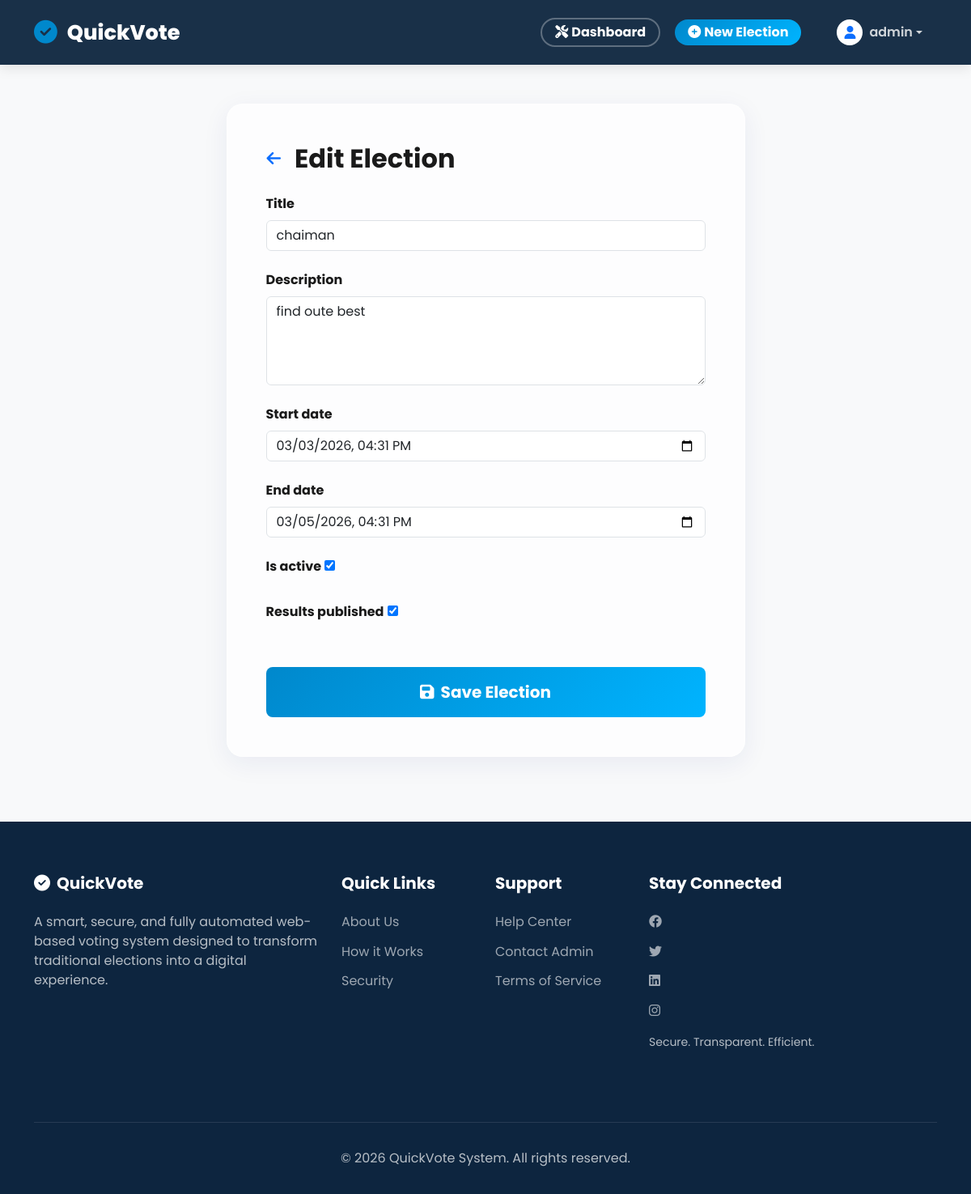
The app's page /election/1/edit/ (signed in), older data.
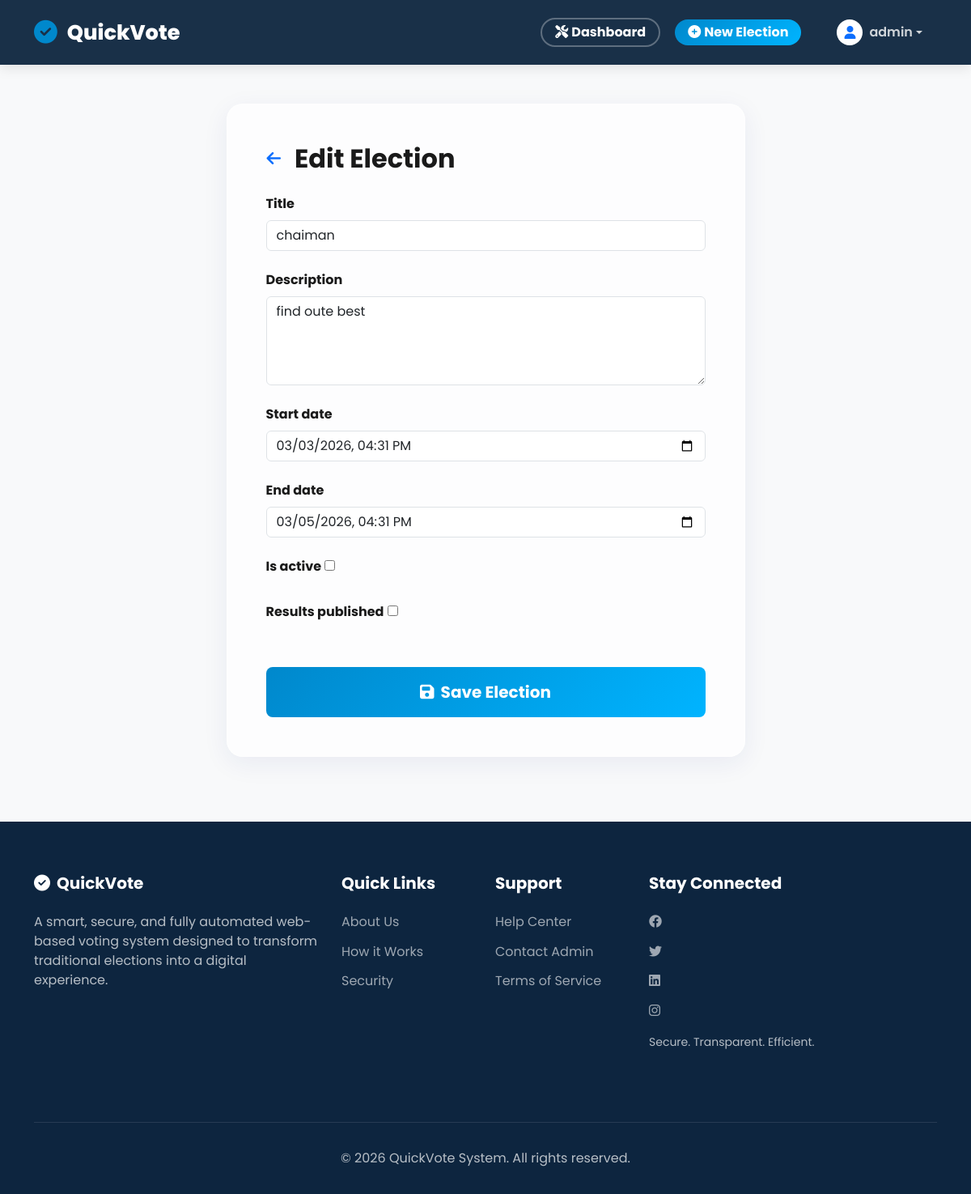
The same page, newer data.
### election/models.py (models this page shows, shortened)
class Election(models.Model):
    title = models.CharField(max_length=200)
    description = models.TextField(blank=True)
    start_date = models.DateTimeField()
    end_date = models.DateTimeField()
    is_active = models.BooleanField(default=True)
    results_published = models.BooleanField(default=False)

### election/views.py (the view)
# urls.py: path('election/<int:election_id>/edit/', views.edit_election, name='edit_election'),
@login_required
@user_passes_test(lambda u: u.role == User.Role.ADMIN)
def edit_election(request, election_id):
    election = get_object_or_404(Election, pk=election_id)
    if request.method == 'POST':
        form = ElectionForm(request.POST, instance=election)
        if form.is_valid():
            form.save()
            messages.success(request, "Election updated successfully!")
            return redirect('admin_dashboard')
    else:
        form = ElectionForm(instance=election)
    return render(request, 'election/election_form.html', {'form': form, 'title': 'Edit Election'})

### election/forms.py (shortened to what this page needs)
class ElectionForm(forms.ModelForm):
    start_date = forms.DateTimeField(
        widget=FlexibleDateTimeInput(),
        input_formats=['%Y-%m-%dT%H:%M', '%Y-%m-%d %H:%M:%S', '%Y-%m-%d %H:%M'],
    )
    end_date = forms.DateTimeField(
        widget=FlexibleDateTimeInput(),
        input_formats=['%Y-%m-%dT%H:%M', '%Y-%m-%d %H:%M:%S', '%Y-%m-%d %H:%M'],
    )
    class Meta:
        model = Election
        fields = ['title', 'description', 'start_date', 'end_date', 'is_active', 'results_published']
        widgets = {
            'description': forms.Textarea(attrs={'rows': 4, 'class': 'form-control'}),
            'title': forms.TextInput(attrs={'class': 'form-control'}),
        }

### election/forms.py (called while the page is built)
    def get_context(self, name, value, attrs):
        now_str = timezone.localtime(timezone.now()).strftime('%Y-%m-%dT%H:%M')
        attrs = attrs or {}
        attrs['min'] = now_str
        return super().get_context(name, value, attrs)

### templates/election/election_form.html (shortened to what this page needs)
{% extends 'base.html' %}
{% block content %}
<div class="row justify-content-center mt-5">
    <div class="col-md-7 animate-up">
        <div class="glass-card p-5">
            <div class="d-flex align-items-center mb-4">
                <a href="{% url 'admin_dashboard' %}" class="btn btn-link text-decoration-none p-0 me-3">
                    <i class="fas fa-arrow-left fa-lg"></i>
                </a>
                <h2 class="fw-bold mb-0">{{ title }}</h2>
            </div>
            <form method="post">
                {% for field in form %}
                <div class="mb-4">
                    <label class="form-label fw-bold">{{ field.label }}</label>
                    {{ field }}
                </div>
                {% endfor %}
                <div class="d-grid mt-5">
                    <button type="submit" class="btn btn-register btn-lg py-3 fw-bold">
                        <i class="fas fa-save me-2"></i>Save Election
                    </button>
                </div>
            </form>
        </div>
    </div>
</div>
{% endblock %}

Row changes from the older to the newer data that the page shows:
changed Election "chaiman": is_active "☑" → "☐"; results_published "☑" → "☐"
